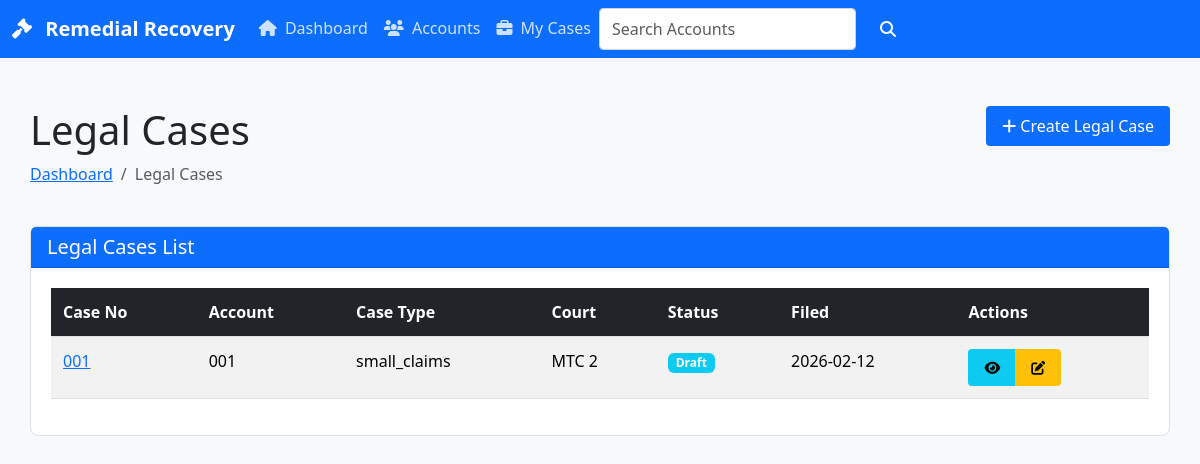
Screenshot of /remedial/legal-cases/ with the database file from the repository.
### apps/remedial/models.py (models this page shows, shortened)
class LegalCase(TimeStampedModel, TenantAwareModel):
    remedial_account = models.ForeignKey(
        RemedialAccount,
        on_delete=models.CASCADE,
        related_name="legal_cases",
    )
    case_type = models.CharField(max_length=20, choices=[
        ("small_claims", "Small Claims"),
        ("regular", "Regular Collection"),
    ])
    status = models.CharField(max_length=20, choices=LegalCaseStatus.choices, default=LegalCaseStatus.DRAFT)
    case_number = models.CharField(max_length=64, blank=True)
    court_name = models.CharField(max_length=255)
    court_branch = models.CharField(max_length=255)
    filing_date = models.DateField(null=True, blank=True)
    assigned_counsel = models.CharField(max_length=255, blank=True)
    next_hearing_date = models.DateField(null=True, blank=True)
    created_by = models.ForeignKey(
        settings.AUTH_USER_MODEL,
        on_delete=models.PROTECT,
        related_name="created_legal_cases",
    )

class RemedialAccount(TenantAwareModel, TimeStampedModel):
    id = models.UUIDField(primary_key=True, default=uuid.uuid4, editable=False)
    loan_account_no = models.CharField(max_length=64, unique=True)
    borrower_name = models.CharField(max_length=255)
    borrower_id_ref = models.CharField(max_length=64, blank=True)
    outstanding_balance_ref = models.DecimalField(max_digits=14, decimal_places=2, null=True, blank=True)
    stage = models.CharField(max_length=20, choices=RemedialStage.choices, default=RemedialStage.PRE_LEGAL)
    status = models.CharField(max_length=20, choices=RemedialStatus.choices, default=RemedialStatus.ACTIVE)
    assigned_officer = models.ForeignKey(
        settings.AUTH_USER_MODEL,
        on_delete=models.PROTECT,
        null=True,
        blank=True,
        related_name="assigned_remedial_accounts",
    )
    closed_at = models.DateTimeField(null=True, blank=True)
    remarks = models.TextField(blank=True)
    metadata = models.JSONField(default=dict, blank=True)
    class Meta:
        indexes = [
            models.Index(fields=["stage", "status"]),
            models.Index(fields=["assigned_officer", "stage"]),
        ]

### apps/remedial/views.py (the view)
# urls.py: path("legal-cases/", views.LegalCaseListView.as_view(), name="legalcase-list"),
class LegalCaseListView(ListView):
    model = models.LegalCase
    template_name = 'remedial/legal_list.html'
    context_object_name = 'legal_cases'
    paginate_by = 20
    def get_queryset(self):
        return models.LegalCase.objects.filter(tenant=self.request.tenant).select_related('remedial_account').order_by('-created_at')
    def get_context_data(self, **kwargs):
        context = super().get_context_data(**kwargs)
        context['title'] = 'Legal Cases'
        context['active_page'] = 'legal-cases'
        return context

### templates/remedial/legal_list.html (shortened to what this page needs)
{% extends "base.html" %}
{% block content %}
<div class="container py-4">
    <div class="row mb-4">
        <div class="col">
            <h1>{{ title }}</h1>
            <nav aria-label="breadcrumb">
                <ol class="breadcrumb">
                    <li class="breadcrumb-item"><a href="{% url 'remedial:dashboard' %}">Dashboard</a></li>
                    <li class="breadcrumb-item active" aria-current="page">{{ title }}</li>
                </ol>
            </nav>
        </div>
        <div class="col-auto">
            <a href="{% url 'remedial:legalcase-create' %}" class="btn btn-primary">
                <i class="fas fa-plus"></i> Create Legal Case
            </a>
        </div>
    </div>
    <div class="card">
        <div class="card-header bg-primary text-white">
            <h5 class="mb-0">Legal Cases List</h5>
        </div>
        <div class="card-body">
            <div class="table-responsive">
                <table class="table table-striped table-hover">
                    <thead class="table-dark">
                        <tr>
                            <th>Case No</th>
                            <th>Account</th>
                            <th>Case Type</th>
                            <th>Court</th>
                            <th>Status</th>
                            <th>Filed</th>
                            <th>Actions</th>
                        </tr>
                    </thead>
                    <tbody>
                        {% for case in legal_cases %}
                        <tr>
                            <td><a href="{% url 'remedial:legalcase-detail' case.pk %}">{{ case.case_number }}</a></td>
                            <td>{{ case.remedial_account.loan_account_no }}</td>
                            <td>{{ case.case_type }}</td>
                            <td>{{ case.court_name }}</td>
                            <td>
                                <span class="badge bg-info">{{ case.get_status_display }}</span>
                            </td>
                            <td>{{ case.filing_date|date:"Y-m-d" }}</td>
                            <td>
                                <div class="btn-group" role="group">
                                    <a href="{% url 'remedial:legalcase-detail' case.pk %}" class="btn btn-sm btn-info">
                                        <i class="fas fa-eye"></i>
                                    </a>
                                    <a href="{% url 'remedial:legalcase-update' case.pk %}" class="btn btn-sm btn-warning">
                                        <i class="fas fa-edit"></i>
                                    </a>
                                </div>
                            </td>
                        </tr>
                        {% endfor %}
                    </tbody>
                </table>
            </div>
        </div>
    </div>
</div>
{% endblock %}

### templates/base.html (style rules this page uses)
.container { max-width: 1200px; margin: 0 auto; padding: 0 15px; }
.btn { padding: 8px 16px; border-radius: 4px; border: none; cursor: pointer; font-weight: 500; }
.btn-primary { background-color: #0d6efd; color: white; }
.card { border: 1px solid #dee2e6; border-radius: 8px; margin-bottom: 20px; }
.card-body { padding: 20px; }
.table { width: 100%; border-collapse: collapse; }
.table th, .table td { padding: 12px; text-align: left; border-bottom: 1px solid #dee2e6; }
.table-striped tbody tr:nth-of-type(odd) { background-color: #f8f9fa; }
.badge { display: inline-block; padding: 4px 8px; font-size: 12px; font-weight: 600; }

### rows the page displays
LegalCase: case_number "001", remedial_account.loan_account_no "001", case_type "small_claims", court_name "MTC 2", status "Draft", filing_date "2026-02-12"

### other values shown
{{ title }} "Legal Cases"
